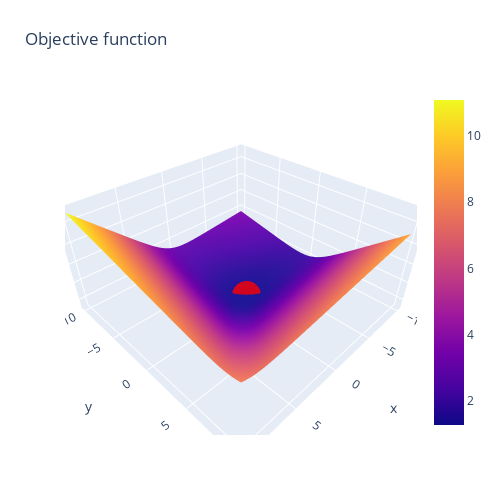

The notebook cell saved with this chart:
### Code cell
# Plot a slice through the objective function in the v1-v2 plane
v1 = np.linspace(-10, 10, 100)
v2 = np.linspace(-10, 10, 100)
v1, v2 = np.meshgrid(v1, v2)
v3 = -0.288
z = np.zeros(v1.shape)
for i in range(v1.shape[0]):
    for j in range(v1.shape[1]):
        z[i, j] = objective([v1[i, j], v2[i, j], v3])

fig = go.Figure(data=[go.Surface(z=z, x=v1, y=v2)])
fig.update_layout(title='Objective function', autosize=False,
                    width=500, height=500,
                    margin=dict(l=65, r=50, b=65, t=90))

# Add a marker for the minimum
fig.add_trace(go.Scatter3d(x=[result.x[0]], y=[result.x[1]], z=[result.fun],
                            mode='markers',
                            marker=dict(size=10, color='red', opacity=0.8)))
                            


fig.show()

### Figure 1 — Plotly figure (JSON) as saved in the notebook; plotly's stock layout.template omitted (floating-point values rounded to 4 significant figures; data arrays with more than 128 entries replaced by an {"elided": "..."} marker saying what was removed)
{"data": [{"type": "surface", "x": {"elided": "100x100 float values"}, "y": {"elided": "100x100 float values"}, "z": {"elided": "100x100 float values"}}, {"marker": {"color": "red", "opacity": 0.8, "size": 10}, "mode": "markers", "type": "scatter3d", "x": [-1.386], "y": [-0.6932], "z": [1.28]}], "layout": {"autosize": false, "height": 500, "margin": {"b": 65, "l": 65, "r": 50, "t": 90}, "title": {"text": "Objective function"}, "width": 500}}
